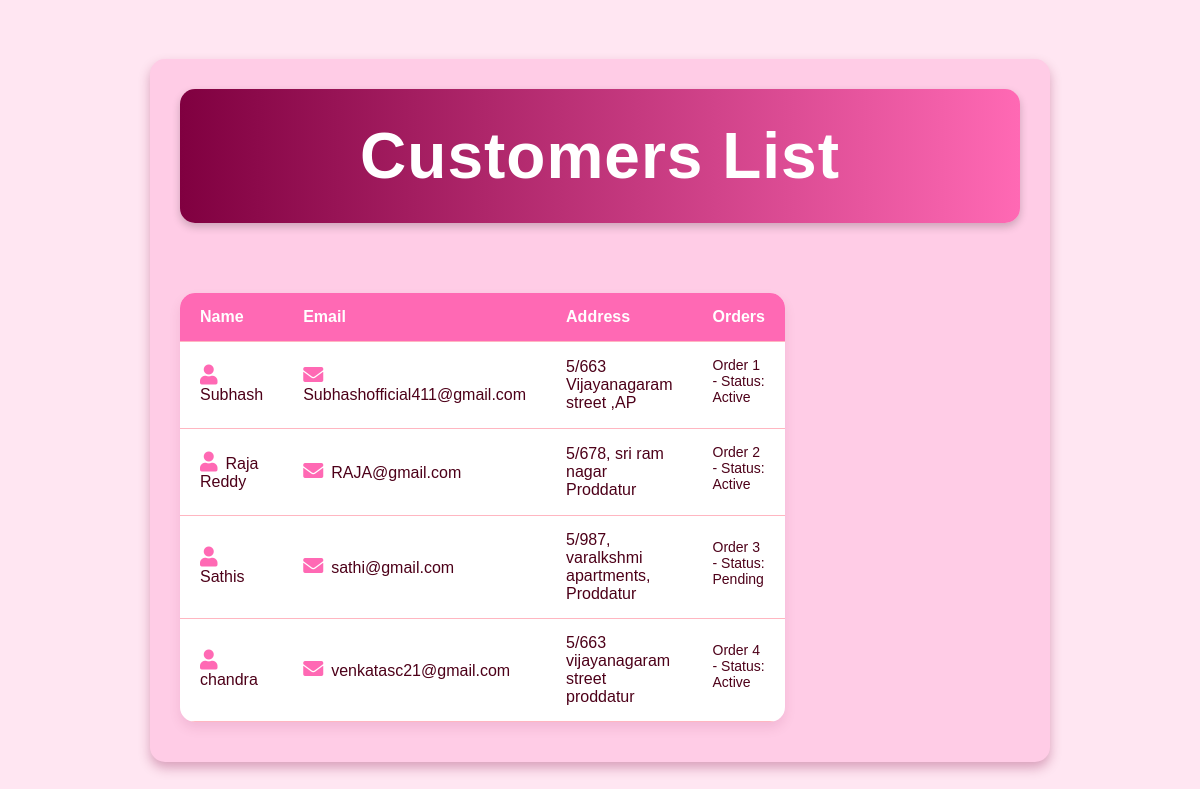
The app's page /customers/ with its own data.
### store/models.py (models this page shows, shortened)
class Customer(models.Model):
    name = models.CharField(max_length=255)
    email = models.EmailField()
    address = models.TextField()

class Order(models.Model):
    customer = models.ForeignKey(Customer, on_delete=models.CASCADE)
    products = models.ManyToManyField(Product)
    ordered_at = models.DateTimeField(auto_now_add=True)
    status = models.CharField(max_length=20, default="Pending")

### store/views.py (the view)
# urls.py: path('customers/', views.customers, name='customers'),
def customers(request):
    customers = Customer.objects.all()
    return render(request, 'store/customers.html', {'customers': customers})

### store/templates/store/customers.html (shortened to what this page needs)
<!DOCTYPE html>
<html lang="en">
<head>
    <link rel="stylesheet" href="/static/style.css">
    <link href="https://cdnjs.cloudflare.com/ajax/libs/font-awesome/5.15.4/css/all.min.css" rel="stylesheet">
</head>
<body>
    <div class="container">
        <header>
            <h1>Customers List</h1>
        </header>
        <table>
            <thead>
                <tr>
                    <th>Name</th>
                    <th>Email</th>
                    <th>Address</th>
                    <th>Orders</th>
                </tr>
            </thead>
            <tbody>
                {% for customer in customers %}
                <tr>
                    <td><i class="fas fa-user icon"></i>{{ customer.name }}</td>
                    <td><i class="fas fa-envelope icon"></i>{{ customer.email }}</td>
                    <td>{{ customer.address }}</td>
                    <td>
                        <ul>
                            {% for order in customer.order_set.all %}
                            <li>Order {{ order.id }} - Status: {{ order.status }}</li>
                            {% empty %}
                            <li>No orders yet</li>
                            {% endfor %}
                        </ul>
                    </td>
                </tr>
                {% empty %}
                <tr>
                    <td colspan="4">No customers available.</td>
                </tr>
                {% endfor %}
            </tbody>
        </table>
    </div>
</body>
</html>

### store/templates/store/static/style.css (style rules this page uses)
* { margin: 0; padding: 0; box-sizing: border-box; }
body { font-family: "Times New Roman", serif; background-color: #e6ffe6; color: #004d00; display: flex; flex-direction: column; align-items: center; min-height: 100vh; }
.container { width: 90%; max-width: 1200px; display: grid; grid-template-areas: "header header" "sidebar main" "footer footer"; grid-template-columns: 250px auto; grid-template-rows: auto 1fr auto; gap: 10px; margin-top: 20px; border-radius: 10px; overflow: hidden; box-shadow: 0px 4px 12px rgba(0, 128, 0, 0.4); }
header { grid-area: header; background: linear-gradient(to right, #008000, #32CD32); color: white; text-align: center; padding: 25px; font-size: 28px; font-weight: bold; letter-spacing: 1px; border-radius: 10px 10px 0 0; box-shadow: 0px 4px 6px rgba(0, 0, 0, 0.3); }

### store/templates/store/customers.html (style rules this page uses)
body { background-color: #ffe6f2; color: #4d0019; font-family: "Arial", sans-serif; display: flex; justify-content: center; align-items: center; min-height: 100vh; margin: 0; padding: 0; }
.container { width: 90%; max-width: 900px; background: #ffcce6; padding: 30px; border-radius: 15px; box-shadow: 0px 6px 12px rgba(128, 0, 64, 0.3); }
header { background: linear-gradient(to right, #800040, #FF69B4); color: white; text-align: center; padding: 30px; font-size: 32px; font-weight: bold; border-radius: 15px; margin-bottom: 30px; box-shadow: 0 4px 8px rgba(0, 0, 0, 0.2); }
table { width: 100%; border-collapse: collapse; margin-top: 30px; background-color: white; border-radius: 15px; overflow: hidden; box-shadow: 0px 6px 12px rgba(128, 0, 64, 0.1); }
th, td { padding: 15px 20px; text-align: left; border-bottom: 1px solid #FFB6C1; font-size: 16px; }
th { background-color: #FF69B4; color: white; }
td ul { list-style-type: none; padding: 0; margin: 0; }
td ul li { margin-bottom: 8px; font-size: 14px; color: #4d0019; }
.icon { color: #FF69B4; margin-right: 8px; font-size: 20px; }

### records on screen
Customer: name "Subhash", email "Subhashofficial411@gmail.com", address "5/663 Vijayanagaram street ,AP"
Order: id "1", status "Active"
Customer: name "Raja Reddy", email "RAJA@gmail.com", address "5/678, sri ram nagar Proddatur"
Order: id "2", status "Active"
Customer: name "Sathis", email "sathi@gmail.com", address "5/987, varalkshmi apartments, Proddatur"
Order: id "3", status "Pending"
Customer: name "chandra", email "venkatasc21@gmail.com", address "5/663 vijayanagaram street proddatur"
Order: id "4", status "Active"
